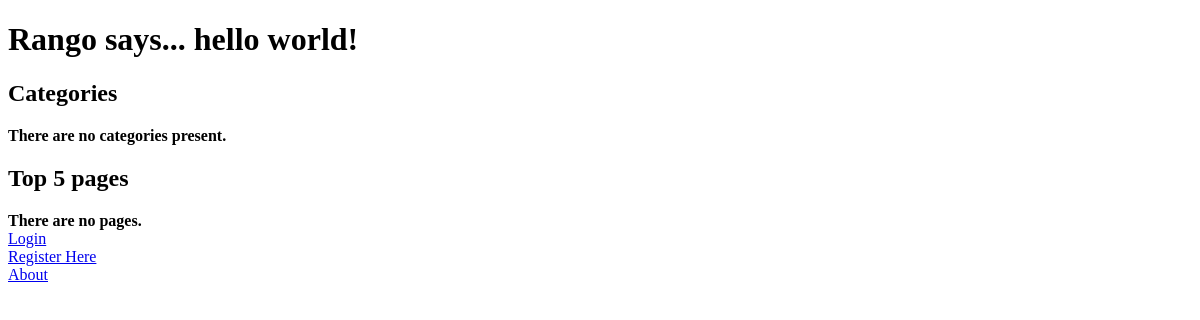
The app's page /rango/, older data.
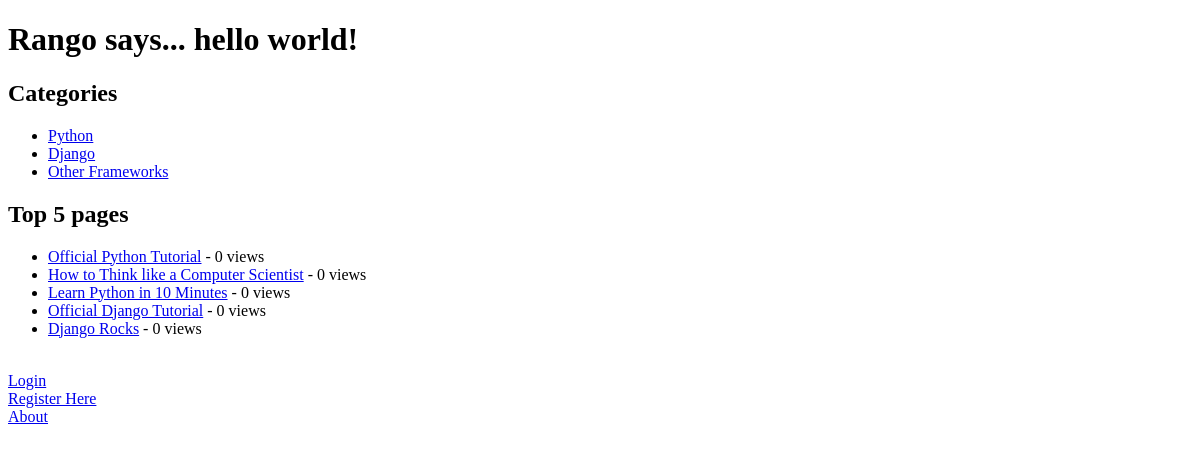
The same page, newer data.
### rango/models.py (models this page shows, shortened)
class Category(models.Model):
        name = models.CharField(max_length=128, unique=True)
        views = models.IntegerField(default=0)
        likes = models.IntegerField(default=0)
        slug = models.SlugField()

class Page(models.Model):
    category = models.ForeignKey(Category)
    title = models.CharField(max_length=128)
    url = models.URLField()
    views = models.IntegerField(default=0)

### rango/views.py (the view)
def index(request):
    category_list = Category.objects.order_by('-likes')[:5]
    page_list = Page.objects.order_by('-views')[:5]
    context_dict = {'categories': category_list, 'pages': page_list}
    return render(request, 'rango/index.html', context_dict)

### templates/rango/index.html (shortened to what this page needs)
<!DOCTYPE html>
<html>
    <head>
    </head>
    <body>
        {% if user.is_authenticated %}
            <h1>Rango says... hello {{ user.username }}!</h1>
        {% else %}
            <h1>Rango says... hello world!</h1>
        {% endif %}
        <h2>Categories</h2>
        {% if categories %}
            <ul>
                {% for category in categories %}
                <li><a href="/rango/category/{{ category.slug }}">{{ category.name }}</a></li>
                {% endfor %}
            </ul>
       {% else %}
            <strong>There are no categories present.</strong>
       {% endif %}
	   <h2>Top 5 pages</h2>
       {% if pages %}
            <ul>
                {% for page in pages %}
                <li><a href="{{ page.url }}">{{ page.title }}</a> - {{ page.views }} views</li>
                {% endfor %}
            </ul>
       {% else %}
            <strong>There are no pages.</strong>
       {% endif %}
        <br>
        {% if user.is_authenticated %}
            <a href="/rango/add_category/">Add a New Category</a><br />
            <a href="/rango/restricted/">Restricted Page</a><br />
            <a href="/rango/logout/">Logout</a><br />
        {% else %}
            <a href="/rango/login/">Login</a><br />
            <a href="/rango/register/">Register Here</a><br />
        {% endif %}
        <a href="/rango/about/">About</a><br />
    </body>
</html>

Row changes from the older to the newer data that the page shows:
added Category: name "Python"
added Category: name "Django"
added Category: name "Other Frameworks"
added Page: title "Official Python Tutorial", views "0"
added Page: title "How to Think like a Computer Scientist", views "0"
added Page: title "Learn Python in 10 Minutes", views "0"
added Page: title "Official Django Tutorial", views "0"
added Page: title "Django Rocks", views "0"
Text that changed along with them:
text no longer shown: "There are no categories present. There are no pages."
